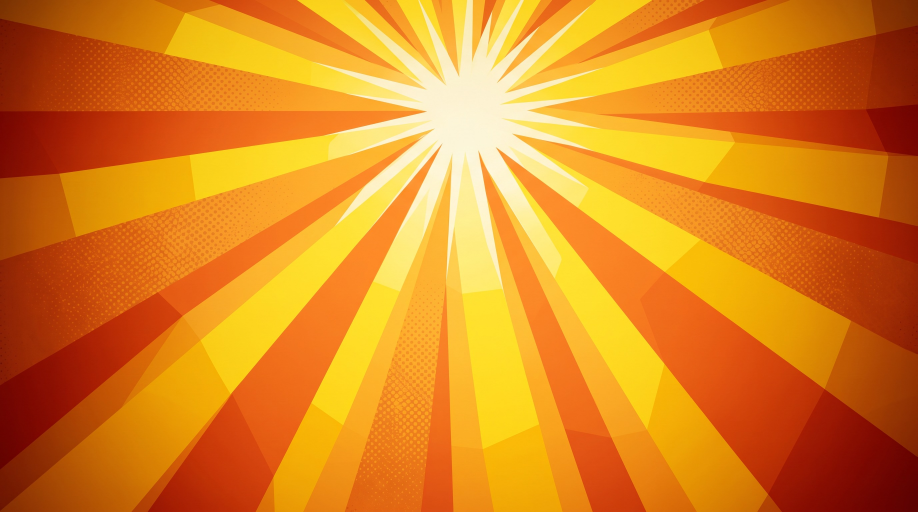
#> input picture work/capsules-v1/plates_used/01_sunburst_nbp_1.jpg, 2752 x 1536 px (shown at 1/3 size)
$ python compose_3d.py
#> lines starting #> are read from the running program, lines starting #| are printed output that depends on the picture
### work/capsules-v1/compose.py
"""Capsule compositor: AI background plates + REAL in-engine character pixels + hand-made FX.

Characters are never regenerated. Each layer is the original Unreal render cut out of the gray base,
so what ships on Steam is the actual game model. Only backgrounds and Axie (missing from the base)
come from image models.
"""
import math
import numpy as np
from PIL import Image, ImageFilter, ImageDraw, ImageFont, ImageEnhance

W, H = 2464, 1412  # 2x the Steam main capsule (1232x706)
ROOT = __file__.rsplit("/", 1)[0]

# Belt-thruster nozzles in each layer's native pixels: (x, y, angle_deg). 180 = straight back (left).
THRUSTERS = {
    # rear end of the striped side-belt jetpack cylinder, pointing backward along its axis
    "cappy": [(398, 452, 186)],
    "moody": [(203, 170, 178)],
    "jim": [(140, 80, 170)],
    "axie": [(985, 535, 188)],
}


def load(path):
#> called with path = 'plates_used/01_sunburst_nbp_1.jpg'
    return Image.open(path).convert("RGBA")


HD_K = 5760 / 2560  # H_ layers are cut from the full-res render


def layer(name):
    import os
    p = f"{ROOT}/layers/H_{name}.png"
    if os.path.exists(p): return load(p), HD_K
    return load(f"{ROOT}/layers/L_{name}.png"), 1.0


def debar(img, thr=10):
    """Crop black letterbox bars some image models add."""
#> called with thr = 10
    a = np.asarray(img.convert("L")).astype(np.float32)
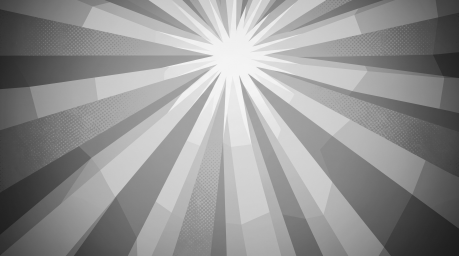
#> a: shape (1536, 2752) float32 (shown at 1/6 size); min 28, max 251, mean 146.9
    rows = a.mean(1); top = 0; bot = len(rows)
#> after `rows = a.mean(1)`: rows = 1536 values, max 173.7 at index 535, min 105.9 at index 1533, mean 146.9
#> after `bot = len(rows)`: bot = 1536
    while top < len(rows) // 4 and rows[top] < thr: top += 1
#> this loop made 0 passes
#> after the loop, top = 0
    while bot > len(rows) * 3 // 4 and rows[bot - 1] < thr: bot -= 1
#> after the loop, bot = 1536
    return img.crop((0, top, img.width, bot))
#> returned value is the input picture: PIL image 2752x1536 RGB; mean R, G, B 220.9, 131.6, 31.2


def cover(img, focus=(0.5, 0.5)):
    img = debar(img.convert("RGB"))
    s = max(W / img.width, H / img.height)
    img = img.resize((round(img.width * s), round(img.height * s)), Image.LANCZOS)
    x = round((img.width - W) * focus[0]); y = round((img.height - H) * focus[1])
    return img.crop((x, y, x + W, y + H)).convert("RGBA")
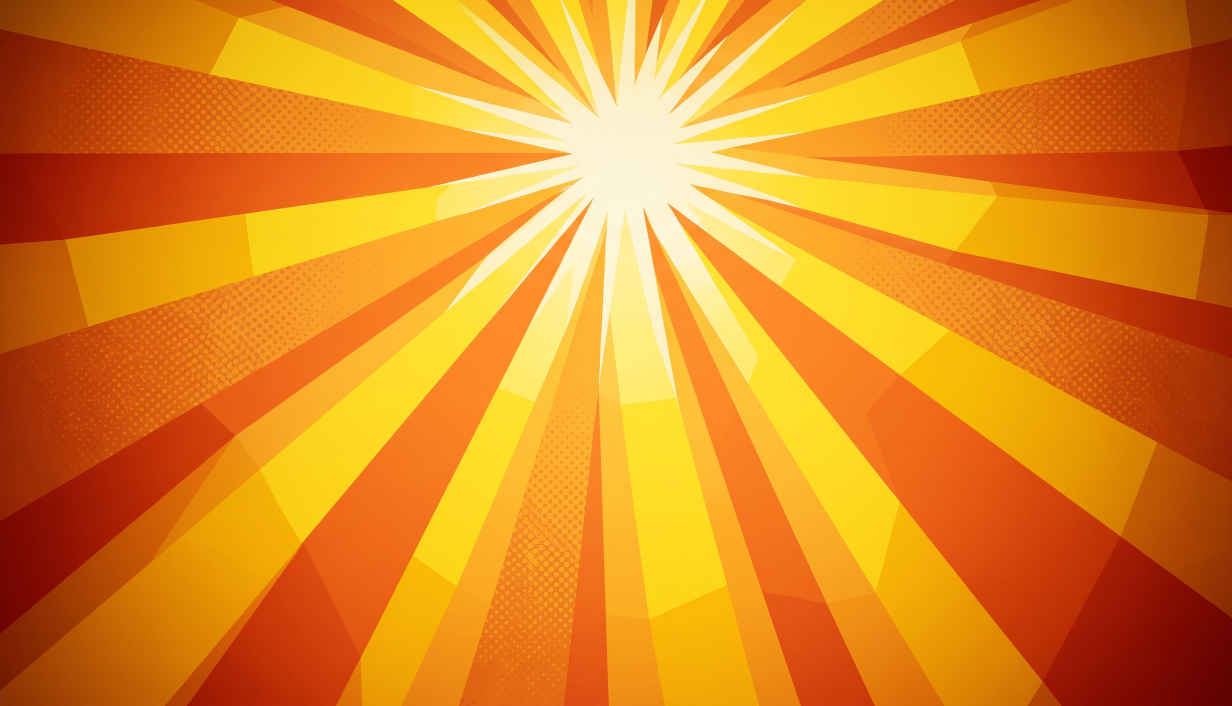
#> returned value: PIL image 2464x1412 RGBA (shown at 1/2 size); mean R, G, B, A 223.2, 134.3, 32, 255


def arr(im):
    return np.asarray(im).astype(np.float32) / 255.0


def img(a):
    return Image.fromarray((np.clip(a, 0, 1) * 255).astype(np.uint8), "RGBA")


def blur_a(alpha, r):
    return np.asarray(Image.fromarray((alpha * 255).astype(np.uint8)).filter(ImageFilter.GaussianBlur(r))).astype(np.float32) / 255.0


class Comp:
    def __init__(self, plate, focus=(0.5, 0.5)):
        self.canvas = cover(load(plate), focus) if isinstance(plate, str) else plate.convert("RGBA").resize((W, H))
        self.fx_over = []  # things drawn after all layers

    # ---------- placement ----------
    def place(self, name, x, y, scale=1.0, flip=False, match=0.15, wrap=0.35, rim=None,
              shadow=None, trail=None, flames=False, flame_len=1.0, flame_w=1.0, opacity=1.0, bright=1.0, sat=1.0, src=None):
        L, k = (src, 1.0) if src is not None else layer(name)
        if flip: L = L.transpose(Image.FLIP_LEFT_RIGHT)
        L = L.resize((max(1, round(L.width * scale / k)), max(1, round(L.height * scale / k))), Image.LANCZOS)
        if bright != 1.0 or sat != 1.0:
            rgb = L.convert("RGB"); a_ = L.getchannel("A")
            rgb = ImageEnhance.Brightness(rgb).enhance(bright); rgb = ImageEnhance.Color(rgb).enhance(sat)
            L = rgb.convert("RGBA"); L.putalpha(a_)
        x, y = round(x), round(y)
        bg = self.canvas
        # region of canvas under the layer (clipped)
        box = (max(0, x), max(0, y), min(W, x + L.width), min(H, y + L.height))
        if box[2] <= box[0] or box[3] <= box[1]: return
        Lc = L.crop((box[0] - x, box[1] - y, box[2] - x, box[3] - y))
        la = arr(Lc); alpha = la[..., 3:4]
        under = arr(bg.crop(box))[..., :3]
        # trail (motion streak behind the character)
        if trail:
            self._trail(L, x, y, **trail)
            bg = self.canvas; under = arr(bg.crop(box))[..., :3]
        if shadow:
            self._shadow(L, x, y, **shadow)
            bg = self.canvas; under = arr(bg.crop(box))[..., :3]
        rgb = la[..., :3]
        # 1) colour match: tint toward the plate's ambient colour, keep luminance
        if match:
            bgblur = arr(bg.filter(ImageFilter.GaussianBlur(120)).crop(box))[..., :3]
            amb = (bgblur * alpha).sum((0, 1)) / max(alpha.sum(), 1)
            tint = amb / max(amb.mean(), 1e-3)
            rgb = rgb * (1 - match + match * tint)
        # 2) light wrap: blurred background bleeding onto the silhouette edges
        if wrap:
            a2 = alpha[..., 0]
            edge = np.clip(a2 - blur_a(a2, 10), 0, 1)[..., None] * 2.2
            bgsoft = arr(bg.filter(ImageFilter.GaussianBlur(25)).crop(box))[..., :3]
            rgb = rgb + (1 - rgb) * bgsoft * np.clip(edge * wrap, 0, 1)
        # 3) rim light from a direction
        if rim:
            col = np.array(rim.get("color", (255, 240, 200)), np.float32) / 255
            dx, dy = rim.get("dir", (-1, -1)); k = rim.get("width", 6)
            a2 = alpha[..., 0]
            sh = np.roll(np.roll(a2, int(-dx * k), 1), int(-dy * k), 0)
            rimm = np.clip(a2 - sh, 0, 1)
            rimm = blur_a(rimm, rim.get("soft", 3)) * a2
            rgb = rgb + (1 - rgb) * col * (rimm[..., None] * rim.get("strength", 0.8))
        out = np.concatenate([np.clip(rgb, 0, 1), alpha * opacity], -1)
        self.canvas.alpha_composite(img(out), (box[0], box[1]))
        if flames and name in THRUSTERS:
            for (fx, fy, ang) in THRUSTERS[name]:
                if flip: fx, ang = L.width / scale - fx, 180 - ang
                self.flame(x + fx * scale, y + fy * scale, ang, 190 * scale * flame_len, 50 * scale * flame_w)

    # [133 lines left out: functions _trail, _shadow, screen, flame, glow, logo and 4 more, not called in this run]


# ---------- extra FX helpers ----------
# Prop anchor points in native layer pixels.
PROPS = {
    "moody_disco": (243, 52),   # centre of Moody's disco ball
    "jim_bell": (282, 72),      # Jim's trumpet bell opening
    "cappy_gatling": (722, 28), # tip of Cappy's popcorn gatling
}


# [74 lines left out: functions sparkle, disco_flares, confetti, halftone, anchor, popcorn_burst, not called in this run]


# ---------- hero helpers: every hero carries its signature FX ----------
LW = {"cappy": 1029, "moody": 432, "jim": 293, "axie": 2233}


# [7 lines left out: function cappy, not called in this run]


def moody(c, x, y, s, flip=False, **kw):
    c.place("moody", x, y, scale=s, flip=flip, flames=True, **kw)
    disco_flares(c, *anchor("moody", "moody_disco", x, y, s, flip=flip, lw=LW["moody"]), s)


# [5 lines left out: function jim, not called in this run]


def axie(c, x, y, s, flip=False, **kw):
    c.place("axie", x, y, scale=s, flip=flip, flames=True, **kw)


# ---------- comic lettering + golf shot ----------
FONTS = {"bangers": f"{ROOT}/fonts/Bangers.ttf", "luckiest": f"{ROOT}/fonts/LuckiestGuy.ttf"}


# [69 lines left out: functions sfx, golf_ball_sprite, golf_shot, not called in this run]

### work/capsules-v1/c12g.py
from c12v import *
# #12 on plain gradients (no sunburst, no scenery). Characters, FX and layout identical to 12a.

def grad(stops, kind="linear", angle=90, center=(0.5, 0.35), grain=0.012):
    """stops: [(pos 0..1, (r,g,b)), ...]. linear angle in degrees (90 = top->bottom)."""
    yy, xx = np.mgrid[0:H, 0:W].astype(np.float32)
    if kind == "linear":
        a = math.radians(angle); dx, dy = math.cos(a), math.sin(a)
        t = (xx / W - 0.5) * dx * (W / H) + (yy / H - 0.5) * dy
        t = (t - t.min()) / (t.max() - t.min())
    else:
        t = np.hypot((xx / W - center[0]) * W / H, yy / H - center[1]); t = np.clip(t / 1.05, 0, 1)
    pos = np.array([p for p, _ in stops]); cols = np.array([c_ for _, c_ in stops], np.float32)
    rgb = np.stack([np.interp(t, pos, cols[:, i]) for i in range(3)], -1)
    rgb += np.random.default_rng(0).normal(0, grain * 255, rgb.shape[:2])[..., None]  # tiny grain, no banding
    return Image.fromarray(np.clip(rgb, 0, 255).astype(np.uint8)).convert("RGBA")

Y, O = (255, 212, 38), (255, 120, 20)
OPTIONS = {
    "g1_vertical":   (grad([(0, Y), (1, O)], angle=90), "Vertical: golden yellow on top to vibrant orange at the bottom (the original gradient)."),
    "g2_diagonal":   (grad([(0, (255, 226, 60)), (1, (255, 104, 18))], angle=35), "Diagonal: bright yellow top-left to deep orange bottom-right."),
    "g3_radial":     (grad([(0, (255, 236, 120)), (0.45, Y), (1, O)], kind="radial", center=(0.5, 0.3)), "Radial: a soft yellow glow behind the logo and heroes, orange at the edges."),
    "g4_sunset":     (grad([(0, (255, 214, 50)), (0.55, (255, 128, 24)), (1, (232, 52, 40))], angle=90), "Three stops: yellow to orange to red, warmer and heavier at the bottom."),
    "g5_flat":       (grad([(0, (255, 160, 28)), (1, (255, 140, 22))], angle=90, grain=0.006), "Almost flat orange: the plainest option, everything rides on the characters."),
    "g6_sky":        (grad([(0, (80, 190, 255)), (1, (20, 110, 230))], angle=90), "Off-brand test: Crab Champions sky blue, the warm characters pop against it."),
    "g7_teal":       (grad([(0, (60, 210, 200)), (1, (10, 120, 130))], angle=90), "Off-brand test: teal, cool contrast for the orange capybara."),
    "g8_purple":     (grad([(0, (230, 70, 170)), (1, (90, 30, 150))], angle=90), "Off-brand test: magenta to purple, Ophelia's colors."),
}
RIMS = {"g6_sky": (230, 245, 255), "g7_teal": (220, 255, 250), "g8_purple": (255, 210, 245)}

# [6 lines that do not run on import are left out]

### work/capsules-3d/compose_3d.py
"""Composite the Blender 3D enemy layer with the real Unreal hero renders, Ophelia, FX and the logo.

Stack (back to front): plate -> Ophelia (2D render, behind everything) -> Blender 3D layer (real enemy meshes,
Trellis Axie, contact shadows) -> heroes (real Unreal render cut-outs) -> FX -> onomatopoeias -> logo.
"""
import sys, os
sys.path.insert(0, "/home/user/capyverse-claude/work/capsules-v1")
os.chdir("/home/user/capyverse-claude/work/capsules-v1")
from compose import *
from c12g import grad

HERE = "/home/user/capyverse-claude/work/capsules-3d"
LOGO = "/home/user/capyverse-claude/work/logo-lab/out/logo_e4_trim.png"


def ophelia(c, x, y, s, **kw):
    kw.setdefault("rim", dict(color=(255, 230, 200), dir=(-1, -1), width=8, strength=0.6)); kw.setdefault("match", 0.18)
    c.place("ophelia_head", x, y, scale=s, **kw)
    for ex, ey in ((165, 520), (453, 496)): c.glow(x + ex * s, y + ey * s, 110 * s / 1.5, (255, 40, 40), 0.65)


def layer3d(c, name):
    L = load(f"{HERE}/renders/{name}_3d.png")
    c.canvas.alpha_composite(L.resize((W, H), Image.LANCZOS))


T = dict(length=260, color=(255, 250, 225), opacity=0.25, angle=195)
FL = dict(flame_len=1.9, flame_w=1.6)

CFG = {
    "L1": dict(plate=("plate", "plates_used/01_sunburst_nbp_1.jpg", (0.5, 0.35)), oph=(W - 613 * 1.45 + 60, -110, 1.45),
               cappy=(-80, 600, 1.3), moody=(1180, 90, 0.55), jim=(30, 470, 0.62), logo=(600, 200, 900),
               sfx=[("POP! POP!", 1240, 520, 72, -10, (255, 245, 210)), ("CHOMP!", 1500, 380, 66, 8, (255, 110, 80))]),
    "L2": dict(plate=("plate", "plates_used/v2_canyon_colossus_nbp_0.jpg", (0.5, 0.5)), oph=None,
               cappy=(-60, 640, 1.3), moody=(1900, 80, 0.55, True), jim=(1180, 70, 0.6), logo=(600, 210, 880),
               sfx=[("RUMBLE!", 1600, 980, 76, 6, (255, 200, 90)), ("POP!", 1220, 600, 64, -10, (255, 245, 210))]),
    "L3": dict(plate=("plate", "plates_used/06_strike_nbp_0.jpg", (0.5, 0.5)), oph=(W - 613 * 1.2 + 80, -60, 1.2, 0.85),
               cappy=(-40, 640, 1.25), moody=(1650, 40, 0.5, True), jim=(80, 260, 0.68), logo=(1232, 190, 820),
               sfx=[("STRIKE!", 1200, 560, 80, -6, (255, 230, 60)), ("FORE!", 2050, 560, 70, 8, (255, 230, 60))]),
    "L4": dict(plate=("grad", [(0, (255, 236, 120)), (0.45, (255, 212, 38)), (1, (255, 120, 20))], "radial"), oph=(W - 613 * 1.35 + 40, -170, 1.35, 0.9),
               cappy=(330, 620, 1.15), moody=(1500, 60, 0.5, True), jim=(40, 640, 0.6), logo=(600, 200, 860),
               sfx=[("SURROUNDED?!", 1700, 1300, 70, -3, (255, 245, 210))]),
    "L5": dict(plate=("plate", "plates_used/v2_dusk_dunes_nbp_0.jpg", (0.5, 0.5)), oph=(W - 613 * 1.5 + 40, 880 - 930 * 1.5, 1.5, 0.75),
               cappy=(1420, 700, 1.05, True), moody=(1320, 150, 0.5, True), jim=(1180, 420, 0.6, True), logo=(600, 210, 900),
               sfx=[("MARCH! MARCH!", 640, 1250, 62, -4, (255, 230, 200))]),
}


def build(name):
    cfg = CFG[name]
    kind = cfg["plate"][0]
    if kind == "plate":
        c = Comp(cfg["plate"][1], focus=cfg["plate"][2])
    else:
        c = Comp(grad(cfg["plate"][1], kind=cfg["plate"][2], center=(0.5, 0.35)))
    if cfg["oph"]:
        x, y, s, *rest = cfg["oph"]
        ophelia(c, x, y, s, bright=rest[0] if rest else 1.0)
    layer3d(c, name)
    # heroes: real Unreal render cut-outs, Cappy always the biggest
    mx, my, ms, *mf = cfg["moody"]; moody(c, mx, my, ms, flip=bool(mf and mf[0]), trail=dict(T, length=150, angle=-15 if mf and mf[0] else 195), **FL)
    jx, jy, js, *jf = cfg["jim"]; jim(c, jx, jy, js, flip=bool(jf and jf[0]), trail=dict(T, length=140, angle=-15 if jf and jf[0] else 195), **FL)
    cx, cy, cs, *cf = cfg["cappy"]; cappy(c, cx, cy, cs, flip=bool(cf and cf[0]), trail=dict(T, length=340, angle=-15 if cf and cf[0] else 195), flame_len=1.7, flame_w=1.5)
    for text, x, y, size, rot, col in cfg["sfx"]: sfx(c, text, x, y, size, rot=rot, fill=col)
    lx, ly, lw = cfg["logo"]; c.logo(lx, ly, lw, path=LOGO, shadow=0.5)
    c.grade(contrast=1.05, sat=1.06, vignette=0.32)
    c.save(f"cap3d_{name}", f"{HERE}/out")


if __name__ == "__main__":
#> (the run stopped early here; a loop or call above may not have finished)

$ run again, with work/capsules-v1/plates_used/01_sunburst_nbp_0.jpg copied over work/capsules-v1/plates_used/01_sunburst_nbp_1.jpg
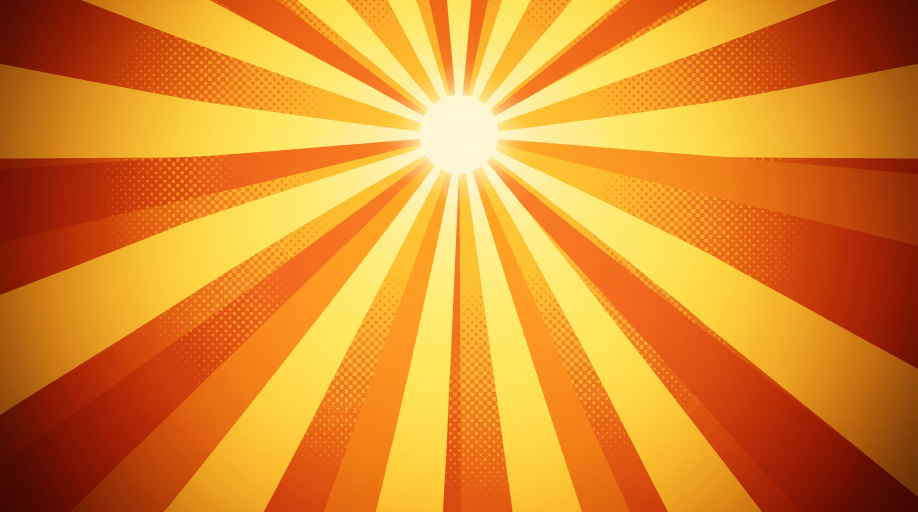
#> input picture work/capsules-v1/plates_used/01_sunburst_nbp_0.jpg, 2752 x 1536 px (shown at 1/3 size)
#> in debar, `a = np.asarray(img.convert("L")).astype(np.float32)`:
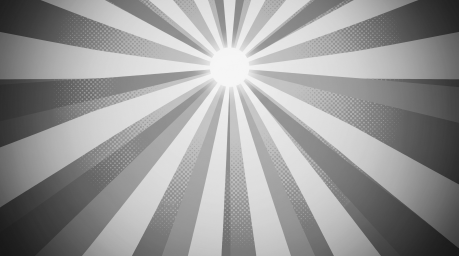
#> a: shape (1536, 2752) float32 (shown at 1/6 size); min 19, max 248, mean 150.9
#> rows = 1536 values, max 200.2 at index 409, min 109.7 at index 1533, mean 150.9
#> in debar, `bot = len(rows)`: bot = 1536
#> after the loop in debar, `while top < len(rows) // 4 and rows[top] < thr: top += 1`: top = 0
#> after the loop in debar, `while bot > len(rows) * 3 // 4 and rows[bot - 1] < thr: bot -= 1`: bot = 1536
#> in debar, returned value is the input picture: PIL image 2752x1536 RGB; mean R, G, B 220.7, 136.2, 43.1
#> in cover, `return img.crop((x, y, x + W, y + H)).convert("RGBA")`:
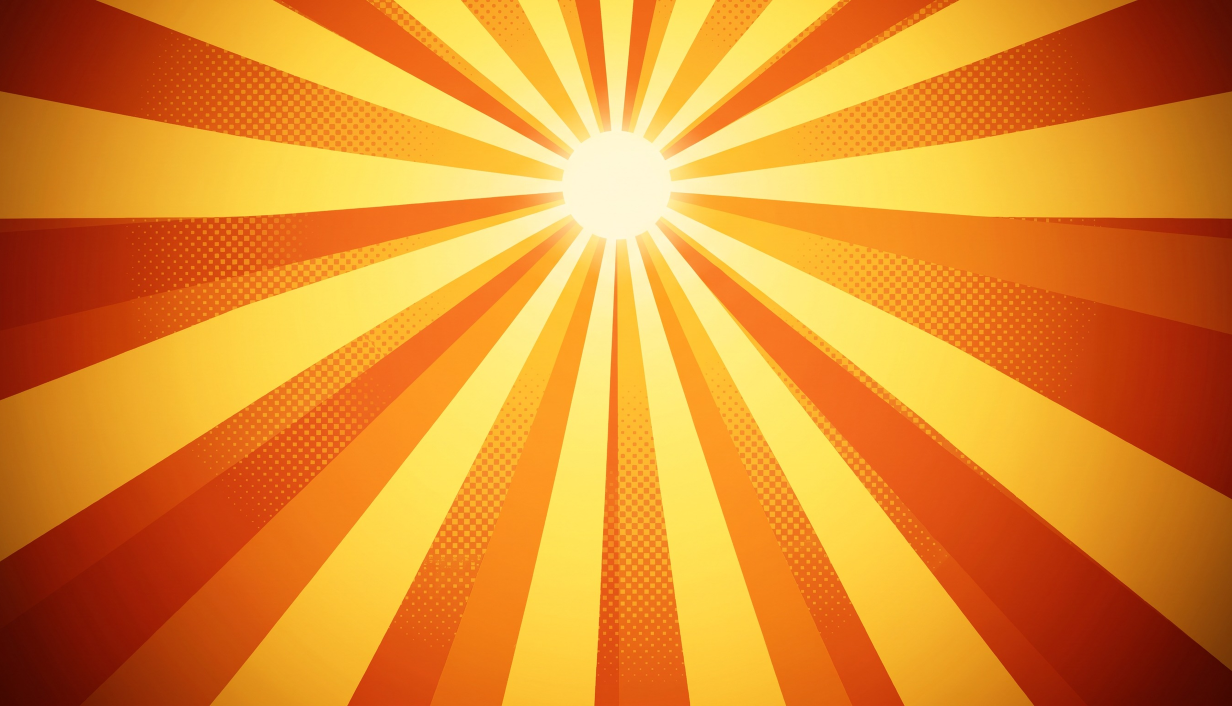
#> returned value: PIL image 2464x1412 RGBA (shown at 1/2 size); mean R, G, B, A 223.2, 138.6, 44, 255

$ run again, with work/capsules-v1/plates_used/05_carnival_nbp_0.jpg copied over work/capsules-v1/plates_used/01_sunburst_nbp_1.jpg
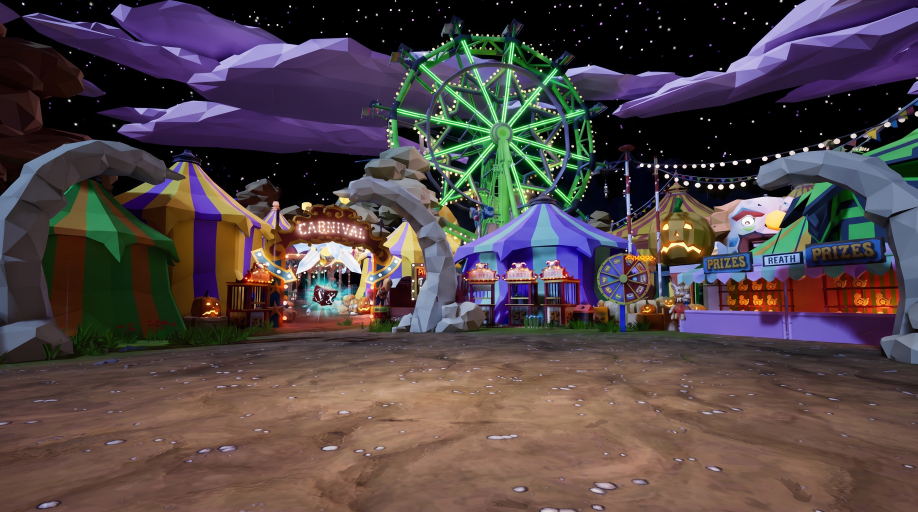
#> input picture work/capsules-v1/plates_used/05_carnival_nbp_0.jpg, 2752 x 1536 px (shown at 1/3 size)
#> in debar, `a = np.asarray(img.convert("L")).astype(np.float32)`:
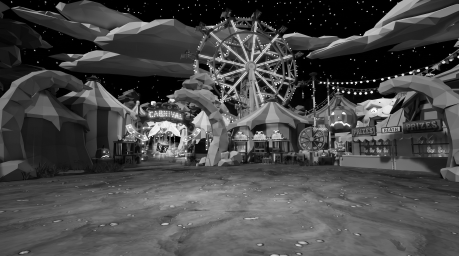
#> a: shape (1536, 2752) float32 (shown at 1/6 size); min 0, max 255, mean 72.1
#> rows = 1536 values, max 110.4 at index 1236, min 12.18 at index 0, mean 72.14
#> in debar, `bot = len(rows)`: bot = 1536
#> after the loop in debar, `while top < len(rows) // 4 and rows[top] < thr: top += 1`: top = 0
#> after the loop in debar, `while bot > len(rows) * 3 // 4 and rows[bot - 1] < thr: bot -= 1`: bot = 1536
#> in debar, returned value is the input picture: PIL image 2752x1536 RGB; mean R, G, B 81, 68, 70.1
#> in cover, `return img.crop((x, y, x + W, y + H)).convert("RGBA")`:
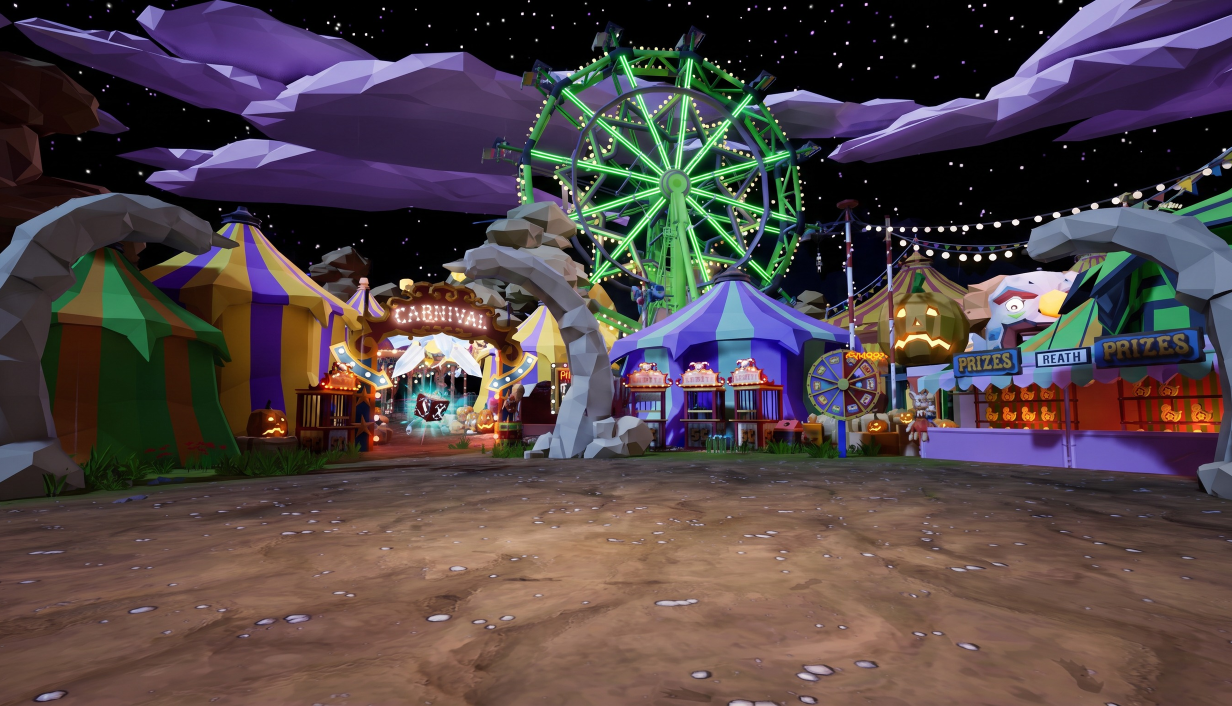
#> returned value: PIL image 2464x1412 RGBA (shown at 1/2 size); mean R, G, B, A 81.3, 68.2, 70.1, 255
